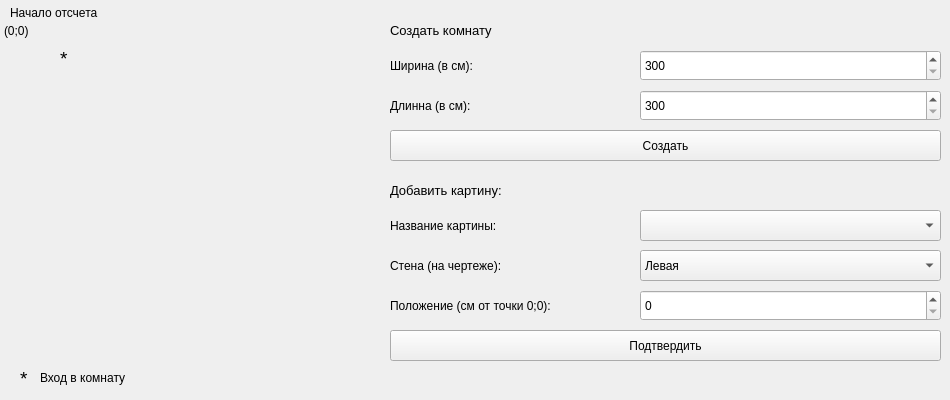
<?xml version="1.0" encoding="UTF-8"?>
<ui version="4.0">
 <class>Form</class>
 <widget class="QWidget" name="Form">
  <property name="geometry">
   <rect>
    <x>0</x>
    <y>0</y>
    <width>950</width>
    <height>400</height>
   </rect>
  </property>
  <property name="windowTitle">
   <string>Создание зала</string>
  </property>
  <widget class="QLabel" name="label">
   <property name="geometry">
    <rect>
     <x>390</x>
     <y>50</y>
     <width>241</width>
     <height>31</height>
    </rect>
   </property>
   <property name="text">
    <string>Ширина (в см):</string>
   </property>
  </widget>
  <widget class="QLabel" name="label_2">
   <property name="geometry">
    <rect>
     <x>390</x>
     <y>95</y>
     <width>241</width>
     <height>21</height>
    </rect>
   </property>
   <property name="text">
    <string>Длинна (в см):</string>
   </property>
  </widget>
  <widget class="QSpinBox" name="size_x">
   <property name="geometry">
    <rect>
     <x>640</x>
     <y>50</y>
     <width>301</width>
     <height>31</height>
    </rect>
   </property>
   <property name="minimum">
    <number>300</number>
   </property>
   <property name="maximum">
    <number>1000</number>
   </property>
   <property name="singleStep">
    <number>10</number>
   </property>
  </widget>
  <widget class="QSpinBox" name="size_y">
   <property name="geometry">
    <rect>
     <x>640</x>
     <y>90</y>
     <width>301</width>
     <height>31</height>
    </rect>
   </property>
   <property name="minimum">
    <number>300</number>
   </property>
   <property name="maximum">
    <number>1000</number>
   </property>
   <property name="singleStep">
    <number>10</number>
   </property>
  </widget>
  <widget class="QPushButton" name="creat_btn">
   <property name="geometry">
    <rect>
     <x>390</x>
     <y>130</y>
     <width>551</width>
     <height>31</height>
    </rect>
   </property>
   <property name="text">
    <string>Создать</string>
   </property>
  </widget>
  <widget class="QLabel" name="label_3">
   <property name="geometry">
    <rect>
     <x>390</x>
     <y>180</y>
     <width>551</width>
     <height>21</height>
    </rect>
   </property>
   <property name="font">
    <font>
     <pointsize>10</pointsize>
    </font>
   </property>
   <property name="text">
    <string>Добавить картину:</string>
   </property>
  </widget>
  <widget class="QLabel" name="label_4">
   <property name="geometry">
    <rect>
     <x>390</x>
     <y>215</y>
     <width>241</width>
     <height>21</height>
    </rect>
   </property>
   <property name="text">
    <string>Название картины:</string>
   </property>
  </widget>
  <widget class="QComboBox" name="names_arts">
   <property name="geometry">
    <rect>
     <x>640</x>
     <y>210</y>
     <width>301</width>
     <height>31</height>
    </rect>
   </property>
  </widget>
  <widget class="QLabel" name="label_5">
   <property name="geometry">
    <rect>
     <x>390</x>
     <y>250</y>
     <width>241</width>
     <height>31</height>
    </rect>
   </property>
   <property name="text">
    <string>Стена (на чертеже):</string>
   </property>
  </widget>
  <widget class="QComboBox" name="coord_const">
   <property name="geometry">
    <rect>
     <x>640</x>
     <y>250</y>
     <width>301</width>
     <height>31</height>
    </rect>
   </property>
   <item>
    <property name="text">
     <string>Левая</string>
    </property>
   </item>
   <item>
    <property name="text">
     <string>Правая</string>
    </property>
   </item>
   <item>
    <property name="text">
     <string>Верхняя</string>
    </property>
   </item>
   <item>
    <property name="text">
     <string>Нижняя</string>
    </property>
   </item>
  </widget>
  <widget class="QSpinBox" name="coord">
   <property name="geometry">
    <rect>
     <x>640</x>
     <y>290</y>
     <width>301</width>
     <height>31</height>
    </rect>
   </property>
   <property name="maximum">
    <number>1000</number>
   </property>
   <property name="singleStep">
    <number>10</number>
   </property>
  </widget>
  <widget class="QLabel" name="label_6">
   <property name="geometry">
    <rect>
     <x>390</x>
     <y>290</y>
     <width>241</width>
     <height>31</height>
    </rect>
   </property>
   <property name="text">
    <string>Положение (см от точки 0;0):</string>
   </property>
  </widget>
  <widget class="QLabel" name="label_7">
   <property name="geometry">
    <rect>
     <x>4</x>
     <y>20</y>
     <width>41</width>
     <height>21</height>
    </rect>
   </property>
   <property name="text">
    <string>(0;0)</string>
   </property>
  </widget>
  <widget class="QLabel" name="label_8">
   <property name="geometry">
    <rect>
     <x>390</x>
     <y>20</y>
     <width>391</width>
     <height>21</height>
    </rect>
   </property>
   <property name="font">
    <font>
     <pointsize>10</pointsize>
    </font>
   </property>
   <property name="text">
    <string>Создать комнату</string>
   </property>
  </widget>
  <widget class="QPushButton" name="add_art_btn">
   <property name="geometry">
    <rect>
     <x>390</x>
     <y>330</y>
     <width>551</width>
     <height>31</height>
    </rect>
   </property>
   <property name="text">
    <string>Подтвердить</string>
   </property>
  </widget>
  <widget class="QLabel" name="label_9">
   <property name="geometry">
    <rect>
     <x>10</x>
     <y>5</y>
     <width>141</width>
     <height>16</height>
    </rect>
   </property>
   <property name="text">
    <string>Начало отсчета</string>
   </property>
  </widget>
  <widget class="QLabel" name="label_10">
   <property name="geometry">
    <rect>
     <x>60</x>
     <y>50</y>
     <width>21</width>
     <height>16</height>
    </rect>
   </property>
   <property name="font">
    <font>
     <pointsize>14</pointsize>
    </font>
   </property>
   <property name="text">
    <string>*</string>
   </property>
  </widget>
  <widget class="QLabel" name="label_11">
   <property name="geometry">
    <rect>
     <x>20</x>
     <y>370</y>
     <width>16</width>
     <height>16</height>
    </rect>
   </property>
   <property name="font">
    <font>
     <pointsize>14</pointsize>
    </font>
   </property>
   <property name="text">
    <string>*</string>
   </property>
  </widget>
  <widget class="QLabel" name="label_12">
   <property name="geometry">
    <rect>
     <x>40</x>
     <y>370</y>
     <width>251</width>
     <height>16</height>
    </rect>
   </property>
   <property name="text">
    <string>Вход в комнату</string>
   </property>
  </widget>
 </widget>
 <resources/>
 <connections/>
</ui>
